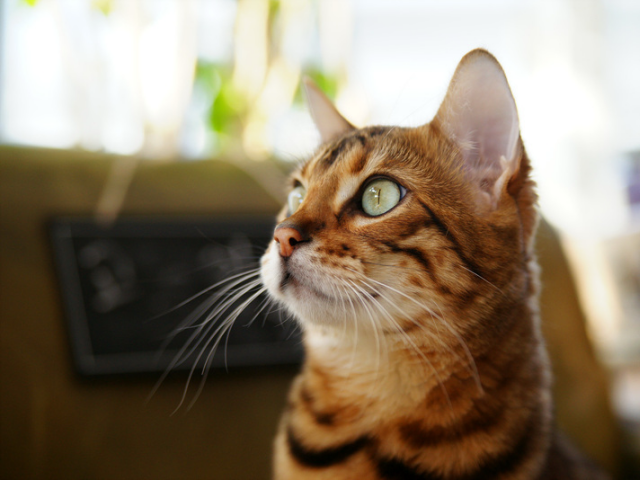
#> input picture OpenCV/text_book/opencv_practice_answer/images/cat.bmp, 640 x 480 px, found by its file name
$ jupyter execute 05-cv-02-all.ipynb   (older library calls are emulated)
#> lines starting #> are read from the running program, lines starting #| are printed output that depends on the picture
# 02-OpenCV-Python 시작하기

## 1.OpenCV 설치

### 02-opencvtest.py
 - 300행, 400열 크기의 행렬 생성하여 행렬의 모든 원소의 값을 회색(200)으로 지정
 - 이 행렬을 “window title” 이름의 윈도우에 영상으로 표시

[cell 1]
import numpy as np
import cv2

image = np.zeros((300, 400), np.uint8)
image.fill(200)      # 또는 image[:] = 200

cv2.imshow("Window title", image)
cv2.waitKey(0)
cv2.destroyAllWindows()

-----------

## 2.영상파일 출력하기

### 02-hellocv.py
 - BMP 파일을 불러와서 출력하기

[cell 2]
import sys
import cv2

print('Hello OpenCV', cv2.__version__)

image = cv2.imread('images\cat.bmp')
#> image is the input picture: shape (480, 640, 3); mean B, G, R 104.5, 125.6, 140.8

if image is None:
    print('Image load failed!')
    sys.exit()

cv2.namedWindow('image')
cv2.imshow("image", image)
cv2.waitKey()

cv2.destroyAllWindows()

-------------------

## 3.OpenCV 주요 함수

### 02-window-resize.py
 - WINDOW_AUTOSIZE  vs. WINDOW_NORMAL 옵션의 차이 확인

[cell 3]
import numpy as np
import cv2

image = np.zeros((200, 300), np.uint8)
image.fill(255)       # 또는 image[:] = 255, 흰색지정

title1, title2 = 'AUTOSIZE', 'NORMAL'   # 윈도우 이름
cv2.namedWindow(title1, cv2.WINDOW_AUTOSIZE)
cv2.namedWindow(title2, cv2.WINDOW_NORMAL)

cv2.imshow(title1, image)
cv2.imshow(title2, image)
cv2.resizeWindow(title1, 400, 300)
cv2.resizeWindow(title2, 400, 300)
cv2.waitKey(0)
cv2.destroyAllWindows()

### 02-event-key.py
 - 화살표키와 같은 특수 키 입력 확인하기

[cell 4]
import numpy as np
import cv2

## switch case문을 사전(dictionary)으로 구현
switch_case = {
	ord('a'): "a키 입력",           # ord() 함수- 문자를 아스키코드로 변환
    ord('b'): "b키 입력",
    0x41: "A키 입력",
    int('0x42', 16): "B키 입력",       # 16진수인 0x42를 10진수로 변환하면 66임
    2424832: "왼쪽 화살표키 입력",      # 0x250000
    2490368: "윗쪽 화살표키 입력",      # 0x260000
    2555904: "오른쪽 화살표키 입력",    # 0x270000
    2621440: "아래쪽 화살표키 입력"     # 0x280000
}

image = np.ones((200, 300), np.float)      	# 화소값이 1인 행렬 생성
cv2.namedWindow('Keyboard Event')			# 윈도우 이름
cv2.imshow('Keyboard Event', image)

while True:									# 무한 반복
    key = cv2.waitKeyEx(100)          		# 100ms 동안 키 이벤트 대기
#> (key Esc is pressed here)
    if key == 27: break                		# ESC 키 누르면 종료

    try:
        result = switch_case[key]
        print(result)
    except KeyError:
        result = -1

cv2.destroyAllWindows()                 	# 열린 모든 윈도우 제거

-----------------

## 4.matplotlib에서 영상 출력하기

### 02-matplot.py
 - Matplotlib 이용하여 영상 출력하기


[cell 5]
import matplotlib.pyplot as plt
import cv2

# 컬러 영상 출력
imgBGR = cv2.imread('images\cat.bmp')
imgRGB = cv2.cvtColor(imgBGR, cv2.COLOR_BGR2RGB)

plt.axis('off')
plt.imshow(imgRGB)
plt.show()

# 그레이스케일 영상 출력
imgGray = cv2.imread('images\cat.bmp', cv2.IMREAD_GRAYSCALE)
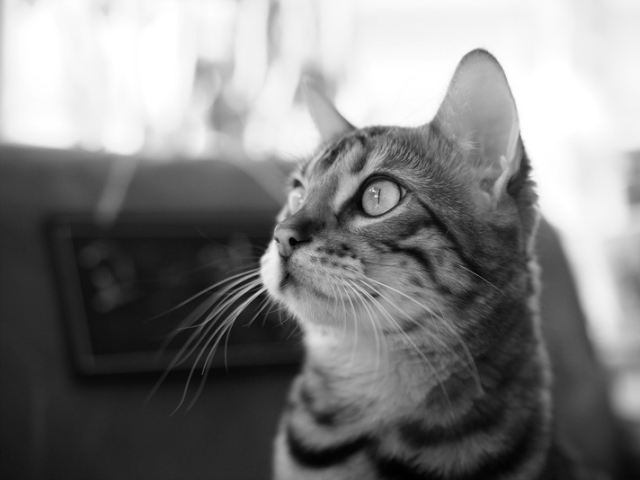
#> imgGray: shape (480, 640); min 0, max 255, mean 127.8

plt.axis('off')
plt.imshow(imgGray, cmap='gray')
plt.show()

### 02-matplot-one.py
 - Matplotlib 이용하여 창 하나에 여러 개의 이미지 출력하기

[cell 6]
import matplotlib.pyplot as plt
import cv2

# 컬러 영상 & 그레이스케일 영상 불러오기
imgBGR = cv2.imread('images\cat.bmp')
imgRGB = cv2.cvtColor(imgBGR, cv2.COLOR_BGR2RGB)
imgGray = cv2.imread('images\cat.bmp', cv2.IMREAD_GRAYSCALE)

# 두 개의 영상을 함께 출력
plt.subplot(121), plt.axis('off'), plt.imshow(imgRGB)
plt.subplot(122), plt.axis('off'), plt.imshow(imgGray, cmap='gray')
plt.show()
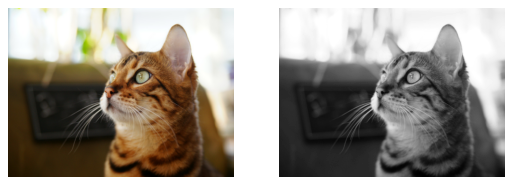
#> figure drawn by matplotlib, 2 panels

-----------

## [실전연습] 이미지 슬라이드 쇼 만들기

### 미션1. 02-SlideShow-mission1.py
특정 폴더(images)에 있는 이미지 파일 목록을 읽기

[cell 7]
import sys
import cv2

# 특정 폴더의 이미지 파일을 모두 img_files 리스트에 추가
# 방법1: os 모듈 이용
import os

file_list = os.listdir('images')
img_files = [file for file in file_list if file.endswith('.jpg')]

# 방법2: glob 모듈 이용
import glob

img_files = glob.glob('images\*.jpg')
#img_files = glob.glob('.\\images\\*.jpg')

if not img_files:
    print("There are no jpg files in 'images' folder")
    sys.exit()

print(img_files)

### 02-SlideShow-mission1.py
미션2. 이미지를 전체 화면으로 출력하기

[cell 8]
import sys
import glob
import cv2


#1.특정 폴더의 이미지 파일을 모두 img_files 리스트에 추가
img_files = glob.glob('images/*.jpg')

if not img_files:
    print("There are no jpg files in 'images' folder")
    sys.exit()

#2.전체 화면으로 'image' 창 생성
cv2.namedWindow('image', cv2.WINDOW_NORMAL)
cv2.setWindowProperty('image', cv2.WND_PROP_FULLSCREEN,
                                cv2.WINDOW_FULLSCREEN)

for i in range(len(img_files)):
    image = cv2.imread(img_files[i])
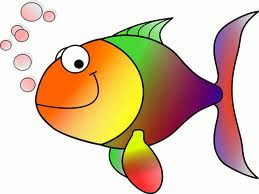
#> input picture OpenCV/text_book/opencv_practice_answer/images/HappyFish.jpg, 259 x 194 px
#> image is the input picture: shape (194, 259, 3); mean B, G, R 170.8, 196.4, 219.3

    if image is None:
        print('Image load failed!')
        sys.exit()

    cv2.imshow("image", image)
    cv2.waitKey()

cv2.destroyAllWindows()

### 미션3. 02-SlideShow-mission3.py
1초 간격으로 이미지를 출력하고 다음 이미지로 교체하기(무한루프)

[cell 9]
import sys
import glob
import cv2


# 1.특정 폴더의 이미지 파일을 모두 img_files 리스트에 추가
img_files = glob.glob('images/*.jpg')

if not img_files:
    print("There are no jpg files in 'images' folder")
    sys.exit()

print(img_files)

# 2.전체 화면으로 'image' 창 생성
cv2.namedWindow('image', cv2.WINDOW_NORMAL)
cv2.setWindowProperty('image', cv2.WND_PROP_FULLSCREEN,
                                cv2.WINDOW_FULLSCREEN)

# 3.1초간격으로 이미지 슬라이드 쇼(무한 루프)
cnt = len(img_files)
idx = 0
while True:
    img = cv2.imread(img_files[idx])

    if img is None:
        print('Image load failed!')
        break

    cv2.imshow('image', img)
    if cv2.waitKey(1000) >= 0:
#> (key Esc is pressed here)
